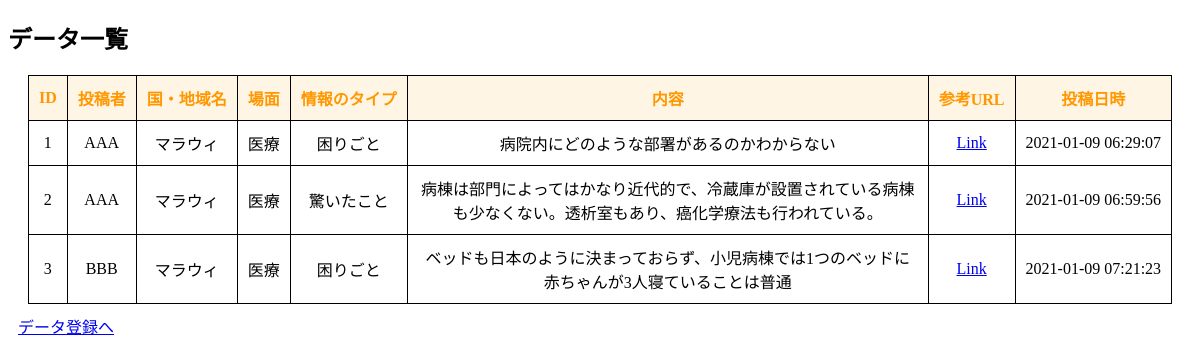
The page /select.php on the database as committed earlier.
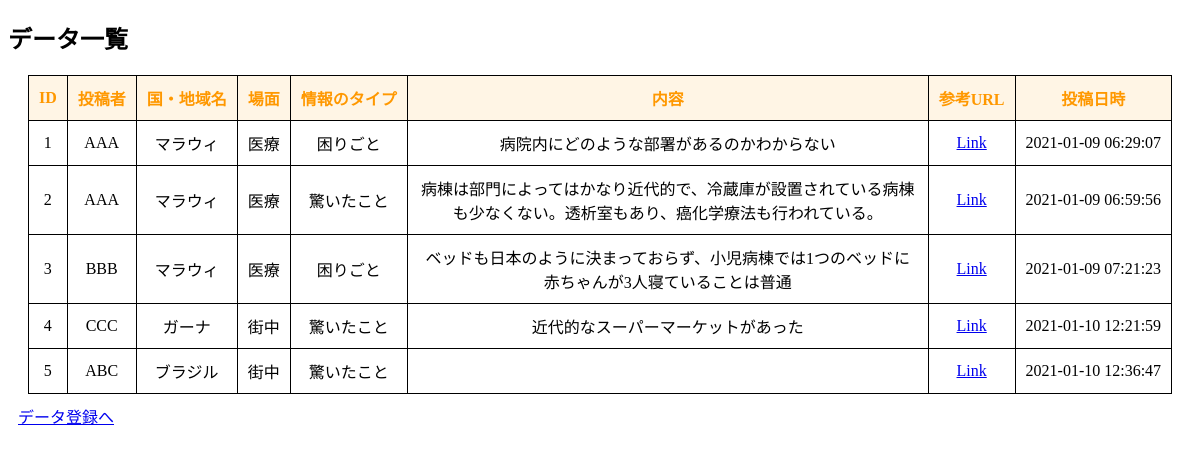
The same page on the database as committed later.
### tables this page shows
CREATE TABLE `php02_needs_table` (
  `id` int(12) NOT NULL,
  `name` varchar(64) NOT NULL,
  `country` varchar(64) NOT NULL,
  `scene` text NOT NULL,
  `type` varchar(64) NOT NULL,
  `content` text NOT NULL,
  `url` text NOT NULL,
  `indate` datetime NOT NULL
);

### funcs.php (called while the page is built)
<?php
function h($str)
{
    return htmlspecialchars($str, ENT_QUOTES);
}

### select.php (the view, shortened to what this page needs)
<?php
require_once('funcs.php');
try {
  $pdo = new PDO('mysql:dbname=php02_kadai;charset=utf8;host=localhost','root','root');
} catch (PDOException $e) {
  exit('DBConnectError'.$e->getMessage());
}
$stmt = $pdo->prepare("SELECT* FROM php02_needs_table");
$status = $stmt->execute();
$view2=[];
if ($status==false) {
  $error = $stmt->errorInfo();
  exit("ErrorQuery:".$error);
}else{
  while( $result = $stmt->fetch(PDO::FETCH_ASSOC)){
    $view2[] = $result;
  }
}
?>
<!DOCTYPE html>
<html lang="ja">
<head>
</head>
<body id="main">
<header>
  <h2 class="title">データ一覧</h2>
</header>
<table>
  <tr>
    <th>ID</th>
    <th>投稿者</th>
    <th>国・地域名</th>
    <th>場面</th>
    <th>情報のタイプ</th>
    <th>内容</th>
    <th>参考URL</th>
    <th>投稿日時</th>
  </tr>
  <?php
      for( $j =0; $j< count($view2); $j++){
  ?>
    <tr>
      <td><?php echo h($view2[$j]['id']); ?></td>
      <td><?php echo h($view2[$j]['name']); ?></td>
      <td><?php echo h($view2[$j]['country']); ?></td>
      <td><?php echo h($view2[$j]['scene']); ?></td>
      <td><?php echo h($view2[$j]['type']); ?></td>
      <td class="table_content"><?php echo h($view2[$j]['content']); ?></td>
      <td><?php echo '<a href='.h($view2[$j]['url']).' target="_blank">Link</a>'; ?></td>
      <td><?php echo h($view2[$j]['indate']); ?></td>
    </tr>
  <?php
  }
  ?>
</table>
<div><a href="index.php">データ登録へ</a></div>
</body>
</html>

### select.php (style rules this page uses)
div { padding: 10px; font-size: 16px; }
table { text-align: center; border-collapse: collapse; margin: auto; }
th,td { border: solid 1px black; padding: 10px; }
table th { color: #FF9800; background: #fff5e5; }
.table_content { max-width: 500px; }

Rows that differ between the two databases and show on the page:
added php02_needs_table: id "4", name "CCC", country "ガーナ", scene "街中", type "驚いたこと", content "近代的なスーパーマーケットがあった", indate "2021-01-10 12:21:59"
added php02_needs_table: id "5", name "ABC", country "ブラジル", scene "街中", type "驚いたこと", indate "2021-01-10 12:36:47"
